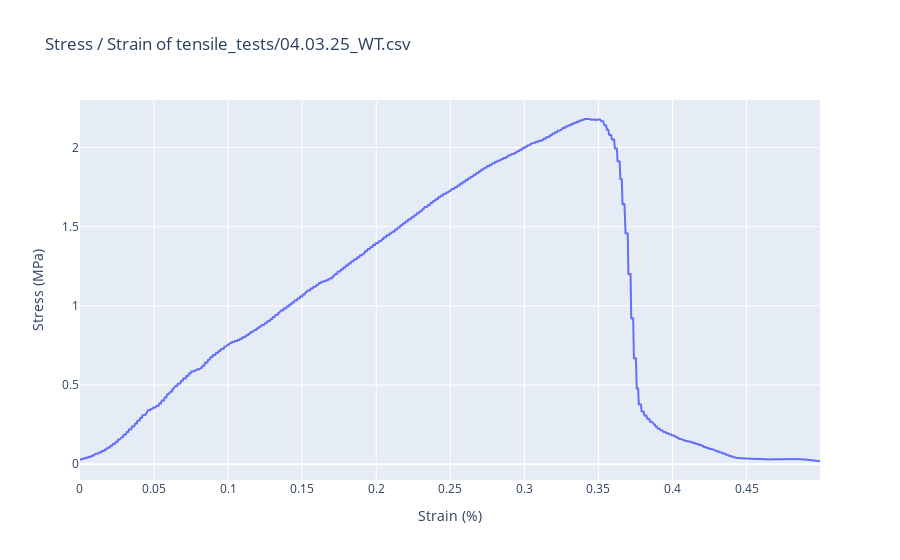

The code cell stored with this chart in its notebook:
### Code cell
# 5.2 initial distance, 6mm width, 0.8mm thickness
wt_filtered_df = calculate_stress_strain(
    filename=wt_filename,
    df=wt_df,
    width=6,
    thickness=0.8,
    total_length=5.2,
    init_distance=0.207,
    final_distance=2.033594,
)

### Figure 1 — Plotly figure (JSON) as saved in the notebook; plotly's stock layout.template omitted (floating-point values rounded to 4 significant figures; data arrays with more than 128 entries replaced by an {"elided": "..."} marker saying what was removed)
{"data": [{"hovertemplate": "Strain (%)=%{x}<br>Stress (MPa)=%{y}<extra></extra>", "legendgroup": "", "line": {"color": "#636efa", "dash": "solid"}, "marker": {"symbol": "circle"}, "mode": "lines", "name": "", "showlegend": false, "type": "scattergl", "x": {"elided": "1052 float values"}, "xaxis": "x", "y": {"elided": "1052 float values"}, "yaxis": "y"}], "layout": {"legend": {"tracegroupgap": 0}, "title": {"text": "Stress / Strain of tensile_tests/04.03.25_WT.csv"}, "xaxis": {"anchor": "y", "domain": [0, 1], "title": {"text": "Strain (%)"}}, "yaxis": {"anchor": "x", "domain": [0, 1], "title": {"text": "Stress (MPa)"}}}}
